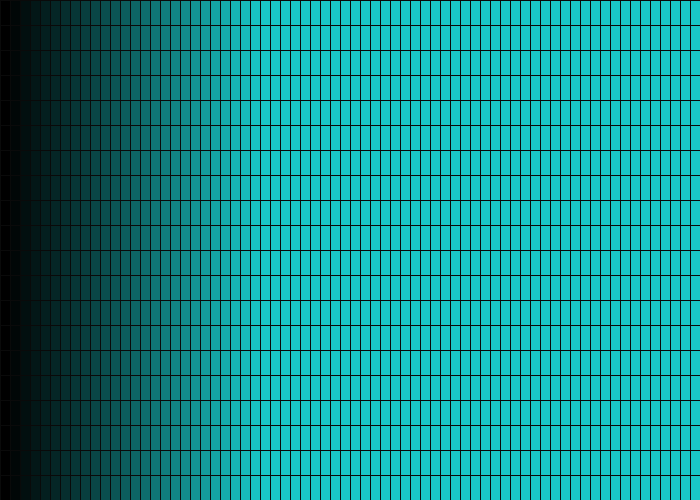
Frame 1 (no input)
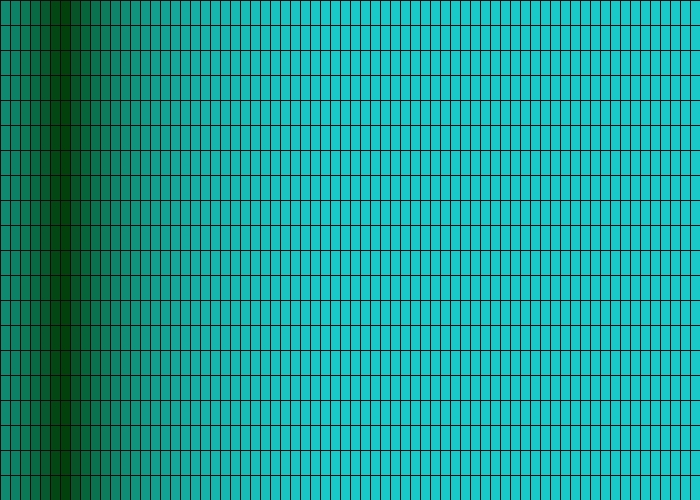
Frame 60 (the mouse pressed at the canvas centre just before this capture)
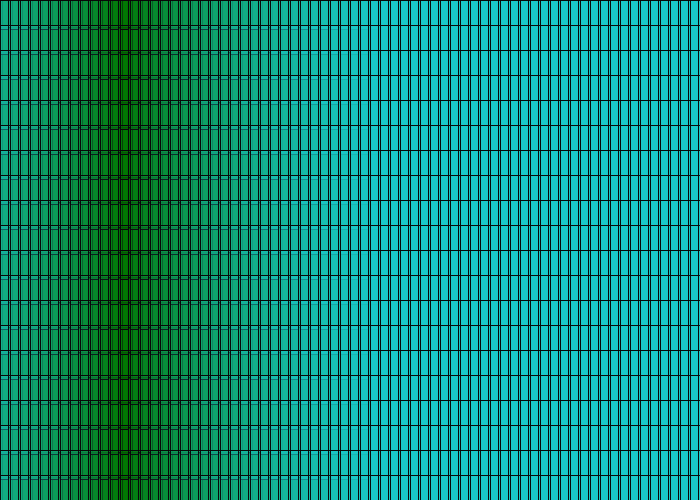
Frame 120 (the mouse held since frame 60 and released just before this capture)

The Processing sketch that drew these frames (run headless with seeded random() and noise(); from frame 60 on, the mouse is pressed at the canvas centre):

// Processing sketch: processing_121477
// ── processing_121477.pde

float elip = 0.2;
float elip2 = 0.2;



//rebote
float parp = 0;
float parp_neg = 1;
//float par = 0.0;

 float ancho = 10;
 float alto = 25;


void setup(){
  size(700,500);
  background(0);
  frameRate(1000);
}

void draw(){
  
  float x = 0;
  float y = 0;
  color c = color(255, 255, 255);
  float a = 0;
 
  
  x = -10;
  while( x <= width){
  y = - 25;
    while(y <= height){
      
      y = y + 25;
      float color1 = elip;
      float color2 = elip2;
      
      fill(color1 - 255,color2 + 0,color1 - 255,elip2);
      stroke(ancho);
      rect(x,y,ancho,alto);
       }x = x + 10;
    }
  
  x = -10;
  while( x <= width){
  y = - 25;
    while(y <= height){
      
      y = y + 25;
      float color1 = abs(elip - x);
      float color2 = abs(elip - y);
      
      fill(25,200,200,color1);
      stroke(ancho);
      rect(x,y,ancho,alto);
       }x = x + 10;
    }
  
  zumbido();
  rebote();
}

void rebote(){
    elip2 = elip2 + parp_neg;
    elip = elip + parp_neg;
  if(elip > 700){
    parp_neg = -1;
  }
  if(elip < 0 ){
    parp_neg = 1;
   
  }}
  void zumbido(){
    if(mousePressed){
      ancho = random(7,13);
      alto = random(25,30);
    }
   }
